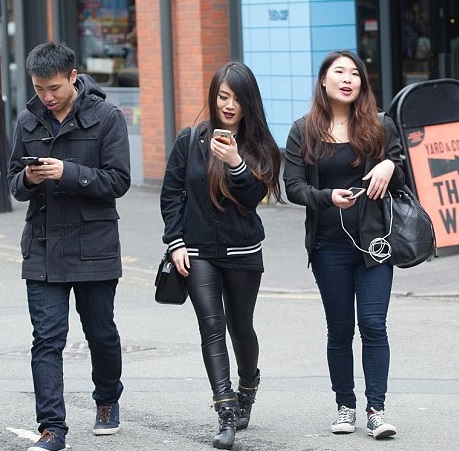
#> input picture image_processing/blending_images/img1.jpg, 459 x 451 px, found by its file name
$ python blending_images.py
#> lines starting #> are read from the running program, lines starting #| are printed output that depends on the picture
# -*- coding: utf-8 -*-
"""
Created on Fri Aug  9 15:21:21 2024

@author: Esma
"""

#goruntuleri karısttırma

import cv2
import matplotlib.pyplot as plt

img1=cv2.imread("C:/Users/Esma/Desktop/python_proje/img1.JPG")
#> img1 is the input picture: shape (451, 459, 3); mean B, G, R 124.8, 119.4, 119
img1=cv2.cvtColor(img1, cv2.COLOR_BGR2RGB)
img2=cv2.imread("C:/Users/Esma/Desktop/python_proje/img2.JPG")
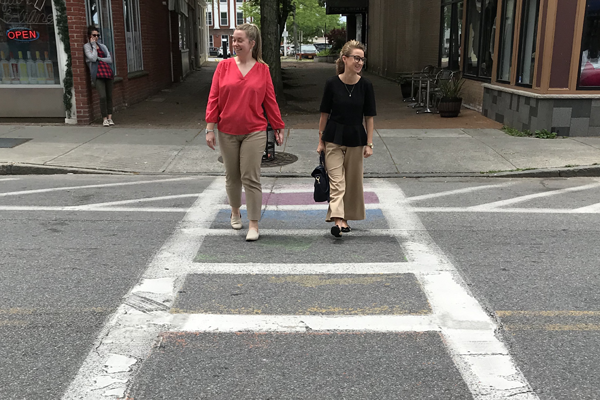
#> input picture image_processing/blending_images/img2.jpg, 600 x 400 px, found by its file name
#> img2 is the input picture: shape (400, 600, 3); mean B, G, R 117, 121.9, 126.3
img2=cv2.cvtColor(img2, cv2.COLOR_BGR2RGB)

plt.figure()
plt.imshow(img1)

plt.figure()
plt.imshow(img2)

#aynı boyutta olmak zorunda oldugundan boyutları kontrol edelim
print(img1.shape)
#| (451, 459, 3)
print(img1.shape)
#| (451, 459, 3)

#bizde ikiside aynı boyutta cıktı eger aynı boyutta olmasaydı yazmamız gereken kod:
img1=cv2.resize(img1,(600,600))
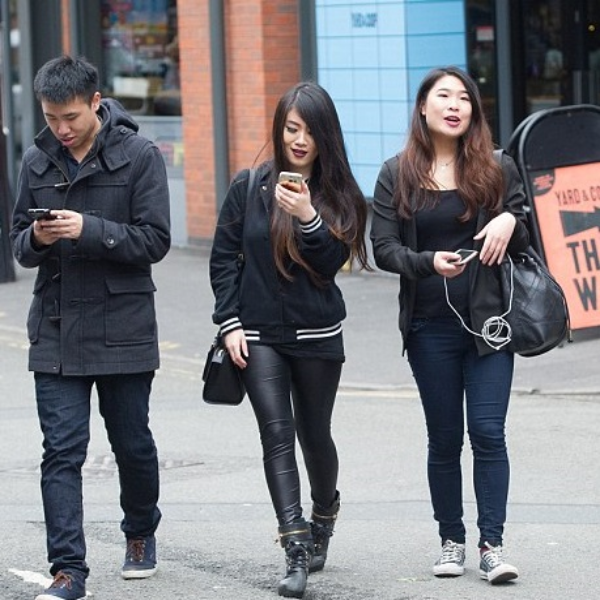
#> img1: shape (600, 600, 3); mean R, G, B 118.9, 119.3, 124.7
print(img1.shape)
#| (600, 600, 3)

img2=cv2.resize(img2,(600,600))
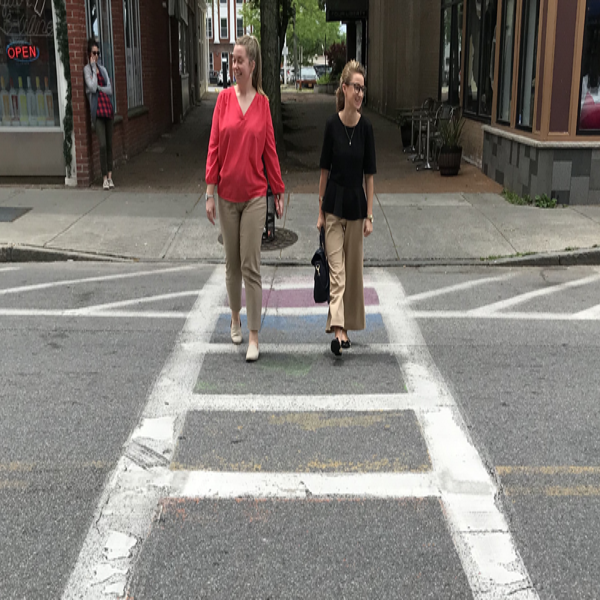
#> img2: shape (600, 600, 3); mean R, G, B 126.3, 121.8, 117
print(img2.shape)
#| (600, 600, 3)

plt.figure()
plt.imshow(img1)

plt.figure()
plt.imshow(img2)

#karıstırılmıs resim =alpha*img1+beta*img2 seklinde hazır fonksiyonu => addWeighted
blended=cv2.addWeighted(src1=img1,alpha=0.5,src2=img2,beta=0.5,gamma=0)
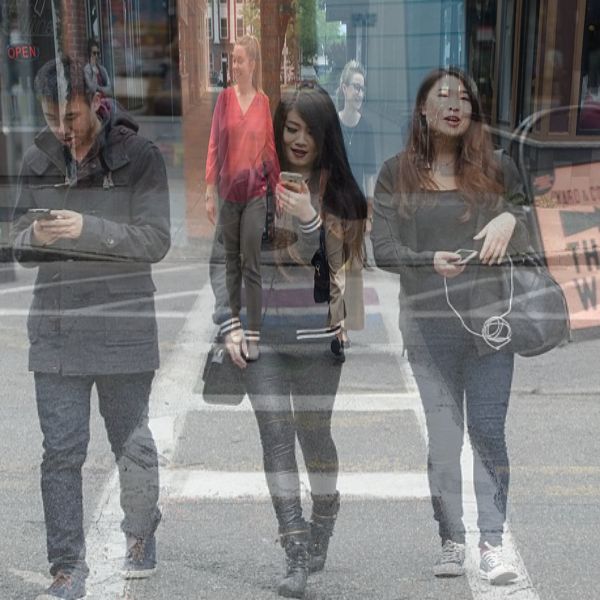
#> blended: shape (600, 600, 3); mean R, G, B 122.6, 120.6, 120.8
plt.figure()
plt.imshow(blended)
